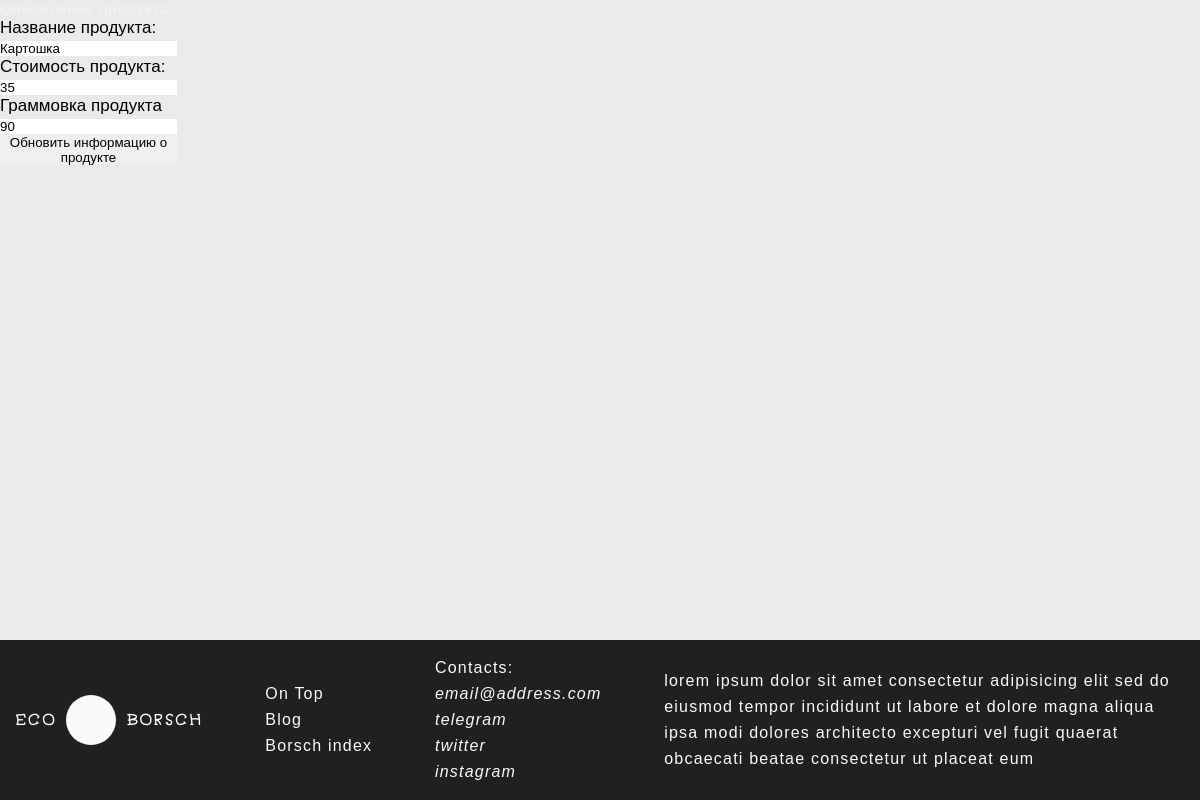
The app's page /borsch_index/product/14/update (signed in) with its own data.
### mainblog/models.py (models this page shows, shortened)
class ProductsBorsch(models.Model):
    name = models.CharField(verbose_name='Наименование продукта', max_length=20)
    price = models.IntegerField(verbose_name='Стоимость продукта за кг', null=True)
    grammovka = models.IntegerField(verbose_name='Граммовка для литра борща', null=True)
    kilo = models.IntegerField(verbose_name='Килограмм', default=1000, null=True)
    class Meta:
        verbose_name = 'Продукт'
        verbose_name_plural = 'Продукты'
        ordering = ('name',)

### mainblog/views.py (the view, shortened to what this page needs)
# urls.py: path('borsch_index/product/<int:pk>/update', views.UpdateProducts.as_view(), name='product_update'),
class UpdateProducts(LoginRequiredMixin, UpdateView):
    model = ProductsBorsch
    form_class = UpdateBorschForm
    template_name = 'mainblog/create_product.html'
    def get_context_data(self, **kwargs):
        ctx = super(UpdateProducts, self).get_context_data(**kwargs)
        ctx['title'] = 'Обновление продукта'
        ctx['btn_text'] = 'Обновить продукт'
        return ctx

### mainblog/forms.py
class UpdateBorschForm(forms.ModelForm):
    name = forms.CharField(
        label='Наименование продукта',
        required=True,
        widget=forms.TextInput(attrs={'class': 'registration_form_field', 'placeholder': 'Наименование продукта'}),
    )
    price = forms.IntegerField(
        label='Стоимость продукта',
        required=True,
        widget=forms.TextInput(attrs={'class': 'registration_form_field', 'placeholder': 'Стоимость продукта'}),
    )
    grammovka = forms.IntegerField(
        label='Граммовка для литра борща',
        required=True,
        widget=forms.TextInput(attrs={'class': 'registration_form_field', 'placeholder': 'Граммовка для литра борща'}),
    )
    class Meta:
        model = ProductsBorsch
        fields = [
            'name',
            'price',
            'grammovka',
        ]
    def __init__(self, *args, **kwargs):
        super().__init__(*args, **kwargs)

### mainblog/templates/mainblog/create_product.html (shortened to what this page needs)
{% extends 'mainblog/base.html' %}
{% block content %}
<div class="detail_post">
    <span><h3>{{ title }}</h3> </span>
    <form method="post" enctype="multipart/form-data">
        <div>
            <label>Название продукта:</label>
            {{ form.name|safe }}
            <label>Стоимость продукта:</label>
            {{ form.price|safe }}
            <label>Граммовка продукта</label>
            {{ form.grammovka|safe }}
            <button type="submit">Обновить информацию о продукте</button>
        </div>
    </form>
</div>
{% endblock %}

### mainblog/static/mainblog/main.css (style rules this page uses)
* { padding: 0; margin: 0; border: 0; }
*, *:before, *:after { -moz-box-sizing: border-box; -webkit-box-sizing: border-box; box-sizing: border-box; }
html, body { height: 100%; width: 100%; font-size: 100%; line-height: 1; font-size: 14px; -ms-text-size-adjust: 100%; -moz-text-size-adjust: 100%; -webkit-text-size-adjust: 100%; font-family: Arial, Helvetica, sans-serif; }
input, button, textarea { font-family: inherit; }
button { cursor: pointer; }
h1, h2, h3, h4, h5, h6 { font-size: inherit; font-weight: 400; }
html, body { height: 100%; background-color: #eaeaea; font-size: 17px; line-height: 115%; }
h3 { color: #f0f0f0; letter-spacing: 0.2px; font-size: 15px; font-weight: 700; line-height: 120%; margin: 0 auto; }

### records on screen
ProductsBorsch: name "Картошка", price "35", grammovka "90"
